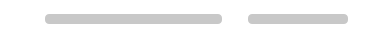
<?xml version="1.0" encoding="UTF-8"?>
<ui version="4.0">
 <class>NodeSelectorLoadingDelegate</class>
 <widget class="QWidget" name="NodeSelectorLoadingDelegate">
  <property name="geometry">
   <rect>
    <x>0</x>
    <y>0</y>
    <width>379</width>
    <height>38</height>
   </rect>
  </property>
  <property name="sizePolicy">
   <sizepolicy hsizetype="Expanding" vsizetype="Fixed">
    <horstretch>0</horstretch>
    <verstretch>0</verstretch>
   </sizepolicy>
  </property>
  <property name="minimumSize">
   <size>
    <width>0</width>
    <height>26</height>
   </size>
  </property>
  <property name="maximumSize">
   <size>
    <width>16777215</width>
    <height>64</height>
   </size>
  </property>
  <property name="windowTitle">
   <string/>
  </property>
  <property name="autoFillBackground">
   <bool>false</bool>
  </property>
  <property name="styleSheet">
   <string notr="true">#NodeSelectorLoadingDelegate
{
background-color: rgb(255, 255, 255);
}

#lTransferName
{
background-color: rgb(200, 200, 200);
border-radius: 4px;
}

#typePalceHolder
{
background-color: rgb(200, 200, 200);
}

#itemPlaceHolder
{
background-color: rgb(200, 200, 200);
border-radius:4px;
}
</string>
  </property>
  <layout class="QHBoxLayout" name="horizontalLayout">
   <property name="topMargin">
    <number>3</number>
   </property>
   <property name="bottomMargin">
    <number>3</number>
   </property>
   <item>
    <widget class="QWidget" name="tFileType" native="true">
     <property name="sizePolicy">
      <sizepolicy hsizetype="Fixed" vsizetype="Fixed">
       <horstretch>0</horstretch>
       <verstretch>0</verstretch>
      </sizepolicy>
     </property>
     <property name="minimumSize">
      <size>
       <width>20</width>
       <height>20</height>
      </size>
     </property>
     <property name="maximumSize">
      <size>
       <width>20</width>
       <height>20</height>
      </size>
     </property>
     <layout class="QHBoxLayout" name="horizontalLayout_6">
      <property name="spacing">
       <number>0</number>
      </property>
      <property name="leftMargin">
       <number>0</number>
      </property>
      <property name="topMargin">
       <number>0</number>
      </property>
      <property name="rightMargin">
       <number>0</number>
      </property>
      <property name="bottomMargin">
       <number>0</number>
      </property>
      <item alignment="Qt::AlignHCenter|Qt::AlignVCenter">
       <widget class="QWidget" name="typePlaceHolder" native="true">
        <property name="sizePolicy">
         <sizepolicy hsizetype="Fixed" vsizetype="Fixed">
          <horstretch>0</horstretch>
          <verstretch>0</verstretch>
         </sizepolicy>
        </property>
        <property name="minimumSize">
         <size>
          <width>15</width>
          <height>15</height>
         </size>
        </property>
        <property name="maximumSize">
         <size>
          <width>15</width>
          <height>15</height>
         </size>
        </property>
       </widget>
      </item>
     </layout>
    </widget>
   </item>
   <item>
    <spacer name="horizontalSpacer">
     <property name="orientation">
      <enum>Qt::Horizontal</enum>
     </property>
     <property name="sizeType">
      <enum>QSizePolicy::Fixed</enum>
     </property>
     <property name="sizeHint" stdset="0">
      <size>
       <width>8</width>
       <height>0</height>
      </size>
     </property>
    </spacer>
   </item>
   <item>
    <widget class="QWidget" name="wName" native="true">
     <property name="sizePolicy">
      <sizepolicy hsizetype="Expanding" vsizetype="Fixed">
       <horstretch>0</horstretch>
       <verstretch>0</verstretch>
      </sizepolicy>
     </property>
     <property name="minimumSize">
      <size>
       <width>105</width>
       <height>20</height>
      </size>
     </property>
     <property name="maximumSize">
      <size>
       <width>16777215</width>
       <height>20</height>
      </size>
     </property>
     <layout class="QVBoxLayout" name="wNameLayout_2">
      <property name="spacing">
       <number>0</number>
      </property>
      <property name="leftMargin">
       <number>0</number>
      </property>
      <property name="topMargin">
       <number>0</number>
      </property>
      <property name="rightMargin">
       <number>20</number>
      </property>
      <property name="bottomMargin">
       <number>0</number>
      </property>
      <item>
       <widget class="QWidget" name="lTransferName" native="true">
        <property name="sizePolicy">
         <sizepolicy hsizetype="Expanding" vsizetype="Preferred">
          <horstretch>0</horstretch>
          <verstretch>0</verstretch>
         </sizepolicy>
        </property>
        <property name="minimumSize">
         <size>
          <width>105</width>
          <height>10</height>
         </size>
        </property>
        <property name="maximumSize">
         <size>
          <width>16777215</width>
          <height>10</height>
         </size>
        </property>
       </widget>
      </item>
     </layout>
    </widget>
   </item>
   <item>
    <widget class="QWidget" name="lItemTime" native="true">
     <property name="sizePolicy">
      <sizepolicy hsizetype="Expanding" vsizetype="Fixed">
       <horstretch>0</horstretch>
       <verstretch>0</verstretch>
      </sizepolicy>
     </property>
     <property name="minimumSize">
      <size>
       <width>120</width>
       <height>20</height>
      </size>
     </property>
     <property name="maximumSize">
      <size>
       <width>120</width>
       <height>20</height>
      </size>
     </property>
     <layout class="QHBoxLayout" name="horizontalLayout_7">
      <property name="leftMargin">
       <number>0</number>
      </property>
      <property name="topMargin">
       <number>0</number>
      </property>
      <property name="rightMargin">
       <number>20</number>
      </property>
      <property name="bottomMargin">
       <number>0</number>
      </property>
      <item>
       <widget class="QWidget" name="itemPlaceHolder" native="true">
        <property name="minimumSize">
         <size>
          <width>0</width>
          <height>10</height>
         </size>
        </property>
        <property name="maximumSize">
         <size>
          <width>16777215</width>
          <height>10</height>
         </size>
        </property>
       </widget>
      </item>
     </layout>
    </widget>
   </item>
  </layout>
 </widget>
 <resources/>
 <connections/>
</ui>
